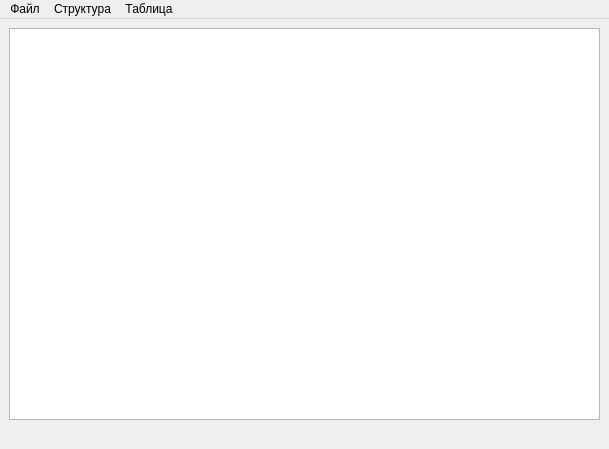
<?xml version="1.0" encoding="UTF-8"?>
<ui version="4.0">
 <class>MainWindow</class>
 <widget class="QMainWindow" name="MainWindow">
  <property name="geometry">
   <rect>
    <x>0</x>
    <y>0</y>
    <width>609</width>
    <height>449</height>
   </rect>
  </property>
  <property name="windowTitle">
   <string>Редактор базы данных</string>
  </property>
  <widget class="QWidget" name="centralwidget">
   <layout class="QGridLayout" name="gridLayout">
    <item row="0" column="0">
     <widget class="QTableWidget" name="tableWidget"/>
    </item>
    <item row="1" column="0">
     <widget class="QLabel" name="status">
      <property name="text">
       <string/>
      </property>
     </widget>
    </item>
   </layout>
  </widget>
  <widget class="QMenuBar" name="menubar">
   <property name="geometry">
    <rect>
     <x>0</x>
     <y>0</y>
     <width>609</width>
     <height>21</height>
    </rect>
   </property>
   <widget class="QMenu" name="fileMenu">
    <property name="title">
     <string>Файл</string>
    </property>
    <addaction name="openDB"/>
    <addaction name="createDB"/>
    <addaction name="commitDB"/>
   </widget>
   <widget class="QMenu" name="structureMenu">
    <property name="title">
     <string>Структура</string>
    </property>
    <addaction name="createTable"/>
    <addaction name="createColumn"/>
   </widget>
   <widget class="QMenu" name="tableMenu">
    <property name="title">
     <string>Таблица</string>
    </property>
   </widget>
   <addaction name="fileMenu"/>
   <addaction name="structureMenu"/>
   <addaction name="tableMenu"/>
  </widget>
  <action name="openDB">
   <property name="text">
    <string>Открыть</string>
   </property>
  </action>
  <action name="createDB">
   <property name="text">
    <string>Создать</string>
   </property>
  </action>
  <action name="commitDB">
   <property name="text">
    <string>Сохранить</string>
   </property>
  </action>
  <action name="createTable">
   <property name="text">
    <string>Создать таблицу</string>
   </property>
  </action>
  <action name="createColumn">
   <property name="text">
    <string>Создать колонку</string>
   </property>
  </action>
 </widget>
 <resources/>
 <connections/>
</ui>
